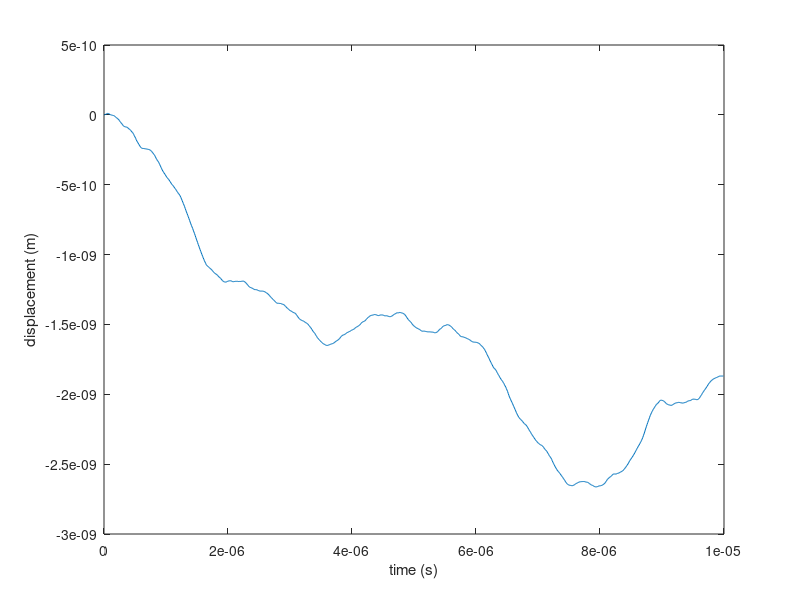

This chart was generated by the following MATLAB code:
%% Constants

N = 1e5;
dt = 1e-8; % s
R = 1e-6; % m
kB = 1.38e-23; % J/K
T = 300; % K
eta = 1e-3; % Pa s
rho = 2.6e3; % kg/m^3
gamma = 6*pi*R*eta; % Pa m s

% Compute particle mass in kg (nb. particles are spheres)
m = (4/3)*pi*R^3*rho;

% Expressions for the coefficients in terms of the constants given above
beta1 = -(2*m + gamma*dt)/(m + gamma*dt);
beta2 = m/(m + gamma*dt);
beta3 = sqrt(2*kB*T*gamma/dt)/(m/dt^2 + gamma/dt);

% Initialize signal vector (x) and generate white noise samples vector (w)
N2 = 1e3;
x = zeros(N2,1);
w = randn(N2,1);

% Simulate the difference equation
for k = 3:N2
    x(k) = - beta1*x(k-1) - beta2*x(k-2) + beta3*w(k);
end

% Plot the result as a function of time
time = (0:dt:dt*(N2-1));
plot(time,x);
xlabel('time (s)');
ylabel('displacement (m)');